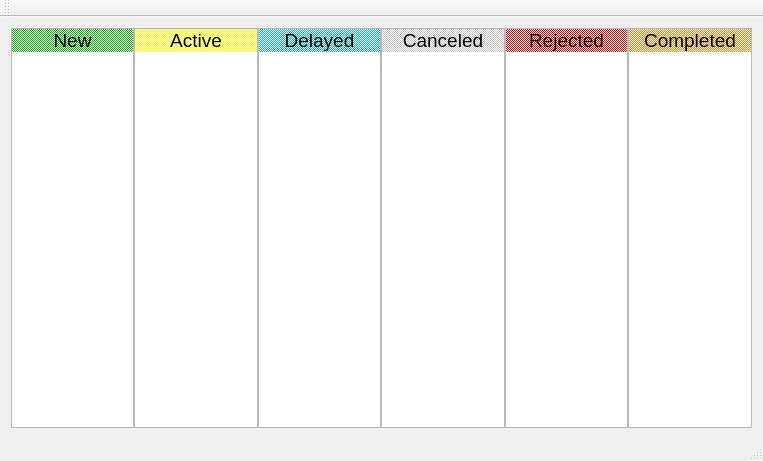
<?xml version="1.0" encoding="UTF-8"?>
<ui version="4.0">
 <class>MainWindow</class>
 <widget class="QMainWindow" name="MainWindow">
  <property name="geometry">
   <rect>
    <x>0</x>
    <y>0</y>
    <width>763</width>
    <height>461</height>
   </rect>
  </property>
  <property name="windowTitle">
   <string>MainWindow</string>
  </property>
  <widget class="QWidget" name="centralWidget">
   <layout class="QVBoxLayout" name="verticalLayout">
    <item>
     <layout class="QHBoxLayout" name="horizontalLayout">
      <property name="spacing">
       <number>0</number>
      </property>
      <item>
       <widget class="MyListWidget" name="listWidget">
        <property name="acceptDrops">
         <bool>true</bool>
        </property>
        <property name="frameShape">
         <enum>QFrame::StyledPanel</enum>
        </property>
        <property name="dragEnabled">
         <bool>true</bool>
        </property>
        <property name="dragDropMode">
         <enum>QAbstractItemView::DragDrop</enum>
        </property>
        <property name="defaultDropAction">
         <enum>Qt::MoveAction</enum>
        </property>
        <item>
         <property name="text">
          <string>New</string>
         </property>
         <property name="font">
          <font>
           <pointsize>14</pointsize>
          </font>
         </property>
         <property name="textAlignment">
          <set>AlignHCenter|AlignVCenter|AlignCenter</set>
         </property>
         <property name="background">
          <brush brushstyle="Dense4Pattern">
           <color alpha="255">
            <red>0</red>
            <green>192</green>
            <blue>0</blue>
           </color>
          </brush>
         </property>
         <property name="flags">
          <set>ItemIsEnabled</set>
         </property>
        </item>
       </widget>
      </item>
      <item>
       <widget class="MyListWidget" name="listWidget_2">
        <property name="acceptDrops">
         <bool>true</bool>
        </property>
        <property name="frameShape">
         <enum>QFrame::StyledPanel</enum>
        </property>
        <property name="dragEnabled">
         <bool>true</bool>
        </property>
        <property name="dragDropMode">
         <enum>QAbstractItemView::DragDrop</enum>
        </property>
        <property name="defaultDropAction">
         <enum>Qt::MoveAction</enum>
        </property>
        <item>
         <property name="text">
          <string>Active</string>
         </property>
         <property name="font">
          <font>
           <pointsize>14</pointsize>
          </font>
         </property>
         <property name="textAlignment">
          <set>AlignHCenter|AlignVCenter|AlignCenter</set>
         </property>
         <property name="background">
          <brush brushstyle="Dense4Pattern">
           <color alpha="255">
            <red>255</red>
            <green>255</green>
            <blue>0</blue>
           </color>
          </brush>
         </property>
         <property name="flags">
          <set>ItemIsUserCheckable|ItemIsEnabled</set>
         </property>
        </item>
       </widget>
      </item>
      <item>
       <widget class="MyListWidget" name="listWidget_3">
        <property name="acceptDrops">
         <bool>true</bool>
        </property>
        <property name="frameShape">
         <enum>QFrame::StyledPanel</enum>
        </property>
        <property name="dragEnabled">
         <bool>true</bool>
        </property>
        <property name="dragDropMode">
         <enum>QAbstractItemView::DragDrop</enum>
        </property>
        <property name="defaultDropAction">
         <enum>Qt::MoveAction</enum>
        </property>
        <item>
         <property name="text">
          <string>Delayed</string>
         </property>
         <property name="font">
          <font>
           <pointsize>14</pointsize>
          </font>
         </property>
         <property name="textAlignment">
          <set>AlignHCenter|AlignVCenter|AlignCenter</set>
         </property>
         <property name="background">
          <brush brushstyle="Dense4Pattern">
           <color alpha="255">
            <red>0</red>
            <green>192</green>
            <blue>192</blue>
           </color>
          </brush>
         </property>
         <property name="flags">
          <set>ItemIsUserCheckable|ItemIsEnabled</set>
         </property>
        </item>
       </widget>
      </item>
      <item>
       <widget class="MyListWidget" name="listWidget_4">
        <property name="acceptDrops">
         <bool>true</bool>
        </property>
        <property name="frameShape">
         <enum>QFrame::StyledPanel</enum>
        </property>
        <property name="dragEnabled">
         <bool>true</bool>
        </property>
        <property name="dragDropMode">
         <enum>QAbstractItemView::DragDrop</enum>
        </property>
        <property name="defaultDropAction">
         <enum>Qt::MoveAction</enum>
        </property>
        <item>
         <property name="text">
          <string>Canceled</string>
         </property>
         <property name="font">
          <font>
           <pointsize>14</pointsize>
          </font>
         </property>
         <property name="textAlignment">
          <set>AlignHCenter|AlignVCenter|AlignCenter</set>
         </property>
         <property name="background">
          <brush brushstyle="Dense4Pattern">
           <color alpha="255">
            <red>195</red>
            <green>195</green>
            <blue>195</blue>
           </color>
          </brush>
         </property>
         <property name="flags">
          <set>ItemIsUserCheckable|ItemIsEnabled</set>
         </property>
        </item>
       </widget>
      </item>
      <item>
       <widget class="MyListWidget" name="listWidget_5">
        <property name="acceptDrops">
         <bool>true</bool>
        </property>
        <property name="frameShape">
         <enum>QFrame::StyledPanel</enum>
        </property>
        <property name="dragEnabled">
         <bool>true</bool>
        </property>
        <property name="dragDropMode">
         <enum>QAbstractItemView::DragDrop</enum>
        </property>
        <property name="defaultDropAction">
         <enum>Qt::MoveAction</enum>
        </property>
        <item>
         <property name="text">
          <string>Rejected</string>
         </property>
         <property name="font">
          <font>
           <pointsize>14</pointsize>
          </font>
         </property>
         <property name="textAlignment">
          <set>AlignHCenter|AlignVCenter|AlignCenter</set>
         </property>
         <property name="background">
          <brush brushstyle="Dense4Pattern">
           <color alpha="255">
            <red>255</red>
            <green>0</green>
            <blue>0</blue>
           </color>
          </brush>
         </property>
         <property name="flags">
          <set>ItemIsUserCheckable|ItemIsEnabled</set>
         </property>
        </item>
       </widget>
      </item>
      <item>
       <widget class="MyListWidget" name="listWidget_6">
        <property name="acceptDrops">
         <bool>true</bool>
        </property>
        <property name="dragEnabled">
         <bool>true</bool>
        </property>
        <property name="dragDropMode">
         <enum>QAbstractItemView::DragDrop</enum>
        </property>
        <property name="defaultDropAction">
         <enum>Qt::MoveAction</enum>
        </property>
        <item>
         <property name="text">
          <string>Completed</string>
         </property>
         <property name="font">
          <font>
           <pointsize>14</pointsize>
          </font>
         </property>
         <property name="textAlignment">
          <set>AlignHCenter|AlignVCenter|AlignCenter</set>
         </property>
         <property name="background">
          <brush brushstyle="Dense4Pattern">
           <color alpha="255">
            <red>255</red>
            <green>128</green>
            <blue>0</blue>
           </color>
          </brush>
         </property>
         <property name="flags">
          <set>ItemIsUserCheckable|ItemIsEnabled</set>
         </property>
        </item>
       </widget>
      </item>
     </layout>
    </item>
   </layout>
  </widget>
  <widget class="QMenuBar" name="menuBar">
   <property name="geometry">
    <rect>
     <x>0</x>
     <y>0</y>
     <width>763</width>
     <height>24</height>
    </rect>
   </property>
  </widget>
  <widget class="QToolBar" name="mainToolBar">
   <attribute name="toolBarArea">
    <enum>TopToolBarArea</enum>
   </attribute>
   <attribute name="toolBarBreak">
    <bool>false</bool>
   </attribute>
  </widget>
  <widget class="QStatusBar" name="statusBar"/>
 </widget>
 <layoutdefault spacing="6" margin="11"/>
 <customwidgets>
  <customwidget>
   <class>MyListWidget</class>
   <extends>QListWidget</extends>
   <header>mylistwidget.h</header>
  </customwidget>
 </customwidgets>
 <resources/>
 <connections/>
</ui>
